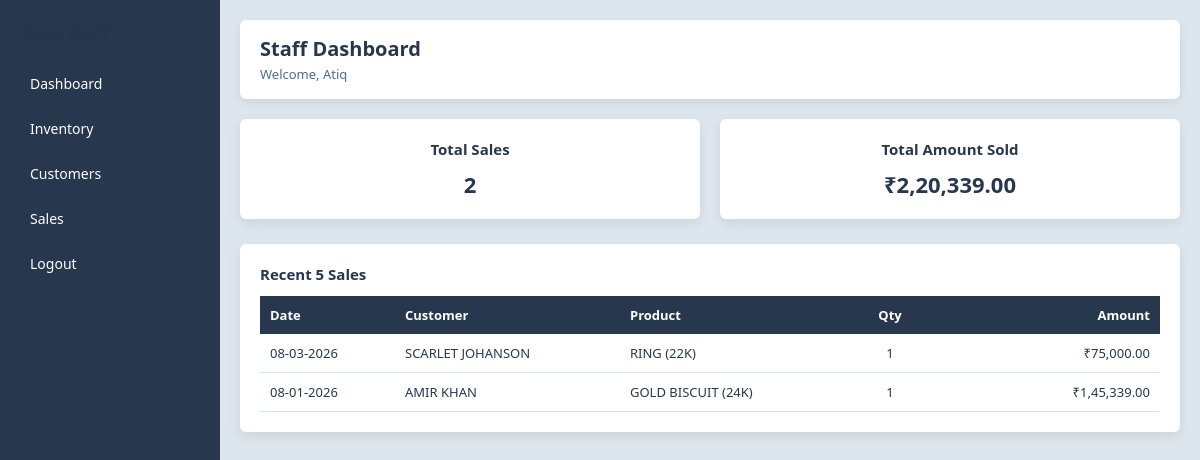
The app's page /staff/dashboard.php (signed in) with its own data.
### tables this page shows
CREATE TABLE `sales` (
  `id` int(11) NOT NULL,
  `customer_id` int(11) NOT NULL,
  `product_id` int(11) NOT NULL,
  `quantity` int(11) NOT NULL,
  `total_amount` decimal(10,2) NOT NULL,
  `sold_by` varchar(20) DEFAULT NULL,
  `created_at` timestamp NOT NULL DEFAULT current_timestamp()
);

CREATE TABLE `customers` (
  `id` int(11) NOT NULL,
  `name` varchar(100) DEFAULT NULL,
  `phone` varchar(20) DEFAULT NULL,
  `email` varchar(100) DEFAULT NULL,
  `address` varchar(255) DEFAULT NULL
);

CREATE TABLE `products` (
  `id` int(11) NOT NULL,
  `item_name` varchar(100) NOT NULL,
  `category` varchar(50) NOT NULL,
  `weight` decimal(10,2) NOT NULL,
  `price` decimal(10,2) NOT NULL,
  `quantity` int(11) NOT NULL,
  `created_at` timestamp NOT NULL DEFAULT current_timestamp()
);

### config/helpers.php (called while the page is built, shortened)
<?php
function formatINR($amount) {
    $amount = (string) $amount;
    $decimal = "";
    if (strpos($amount, '.') !== false) {
        list($amount, $decimal) = explode('.', $amount);
        $decimal = "." . substr($decimal, 0, 2);
    }
    $last3 = substr($amount, -3);
    $rest  = substr($amount, 0, -3);
    if ($rest !== '') {
        $rest = preg_replace("/\B(?=(\d{2})+(?!\d))/", ",", $rest);
        return $rest . "," . $last3 . $decimal;
    }
    return $last3 . $decimal;
}

### staff/dashboard.php (the view, shortened to what this page needs)
<?php
include("../config/db.php");
include("../config/helpers.php");
$staffName = $_SESSION['username'];
$resSales = mysqli_query($conn, "
    SELECT COUNT(*) AS total_sales
    FROM sales
    WHERE sold_by = '$staffName'
");
$salesData = mysqli_fetch_assoc($resSales);
$resAmount = mysqli_query($conn, "
    SELECT SUM(total_amount) AS total_amount
    FROM sales
    WHERE sold_by = '$staffName'
");
$amountData = mysqli_fetch_assoc($resAmount);
$resRecent = mysqli_query($conn, "
    SELECT
        s.created_at,
        c.name AS customer_name,
        p.item_name,
        s.quantity,
        s.total_amount
    FROM sales s
    JOIN customers c ON s.customer_id = c.id
    JOIN products p ON s.product_id = p.id
    WHERE s.sold_by = '$staffName'
    ORDER BY s.created_at DESC
    LIMIT 5
");
?>
<!DOCTYPE html>
<html>
<head>
    <link rel="stylesheet" href="../assets/css/base.css">
    <link rel="stylesheet" href="../assets/css/staff-dashboard.css">
</head>
<body>
<div class="dashboard">
    <div class="sidebar">
        <h3>JSMS Staff</h3>
        <a href="dashboard.php">Dashboard</a>
        <a href="inventory.php">Inventory</a>
        <a href="customers.php">Customers</a>
        <a href="sales.php">Sales</a>
        <a href="../logout/logout.php">Logout</a>
    </div>
    <div class="main-content">
        <div class="header">
            <h2>Staff Dashboard</h2>
            <span>Welcome, <?php echo ucfirst($staffName); ?></span>
        </div>
        <div class="content">
            <div class="card-container">
                <div class="card">
                    <h4>Total Sales</h4>
                    <p><?php echo $salesData['total_sales'] ?? 0; ?></p>
                </div>
                <div class="card">
                    <h4>Total Amount Sold</h4>
                    <p>₹<?php echo formatINR($amountData['total_amount'] ?? 0); ?></p>
                </div>
            </div>
            <div class="card recent-sales" style="margin-top:25px;">
                <h4>Recent 5 Sales</h4>
                <table>
                    <tr>
                        <th>Date</th>
                        <th>Customer</th>
                        <th>Product</th>
                        <th>Qty</th>
                        <th>Amount</th>
                    </tr>
                    <?php if (mysqli_num_rows($resRecent) > 0) { ?>
                        <?php while ($row = mysqli_fetch_assoc($resRecent)) { ?>
                            <tr>
                                <td><?php echo date("d-m-Y", strtotime($row['created_at'])); ?></td>
                                <td><?php echo $row['customer_name']; ?></td>
                                <td><?php echo $row['item_name']; ?></td>
                                <td style="text-align:center;"><?php echo $row['quantity']; ?></td>
                                <td style="text-align:right;">
                                    ₹<?php echo formatINR($row['total_amount']); ?>
                                </td>
                            </tr>
                        <?php } ?>
                    <?php } ?>
                </table>
            </div>
        </div>
    </div>
</div>
</body>
</html>

### assets/css/base.css (style rules this page uses)
* { margin: 0; padding: 0; box-sizing: border-box; font-family: "Segoe UI", Arial, sans-serif; }
body { background: #DDE6ED; color: #27374D; }
h1, h2, h3 { color: #27374D; }

### assets/css/staff-dashboard.css (style rules this page uses)
.dashboard { display: flex; min-height: 100vh; background: #DDE6ED; }
.sidebar { width: 220px; background: #27374D; color: #ffffff; padding: 20px; }
.sidebar h3 { margin-bottom: 20px; font-size: 18px; }
.sidebar a { display: block; padding: 10px; margin-bottom: 6px; color: #ffffff; text-decoration: none; border-radius: 4px; font-size: 14px; }
.main-content { flex: 1; padding: 20px; }
.header { background: #ffffff; padding: 15px 20px; border-radius: 6px; margin-bottom: 20px; box-shadow: 0 3px 10px rgba(0,0,0,0.08); }
.header h2 { margin: 0; font-size: 20px; color: #27374D; }
.header span { font-size: 13px; color: #526D82; }
.card-container { display: grid; grid-template-columns: repeat(auto-fit, minmax(220px, 1fr)); gap: 20px; }
.card { background: #ffffff; padding: 20px; border-radius: 6px; box-shadow: 0 4px 12px rgba(0,0,0,0.08); text-align: center; }
.card h4 { margin-bottom: 10px; font-size: 15px; color: #27374D; }
.card p { font-size: 22px; font-weight: bold; color: #27374D; }
.recent-sales { margin-top: 20px; text-align: left; }
.recent-sales h4 { margin-bottom: 12px; font-size: 15px; color: #27374D; }
.recent-sales table { width: 100%; border-collapse: collapse; font-size: 13px; }
.recent-sales th { background: #27374D; color: #ffffff; padding: 10px; text-align: left; }
.recent-sales td { padding: 10px; border-bottom: 1px solid #DDE6ED; }
.recent-sales th:nth-child(1), .recent-sales td:nth-child(1) { width: 15%; }
.recent-sales th:nth-child(2), .recent-sales td:nth-child(2) { width: 25%; }
.recent-sales th:nth-child(3), .recent-sales td:nth-child(3) { width: 25%; }
.recent-sales th:nth-child(4), .recent-sales td:nth-child(4) { width: 10%; text-align: center; }
.recent-sales th:nth-child(5), .recent-sales td:nth-child(5) { width: 25%; text-align: right; }

### records on screen
sales: created_at "08-03-2026", customer.name "SCARLET JOHANSON", product.item_name "RING (22K)", quantity "1", total_amount "75,000.00"
sales: created_at "08-01-2026", customer.name "AMIR KHAN", product.item_name "GOLD BISCUIT (24K)", quantity "1", total_amount "1,45,339.00"

### other values on screen
$staffName "Atiq"
$salesData['total_sales'] "2"
formatINR($amountData['total_amount'] ?? 0) "2,20,339.00"
